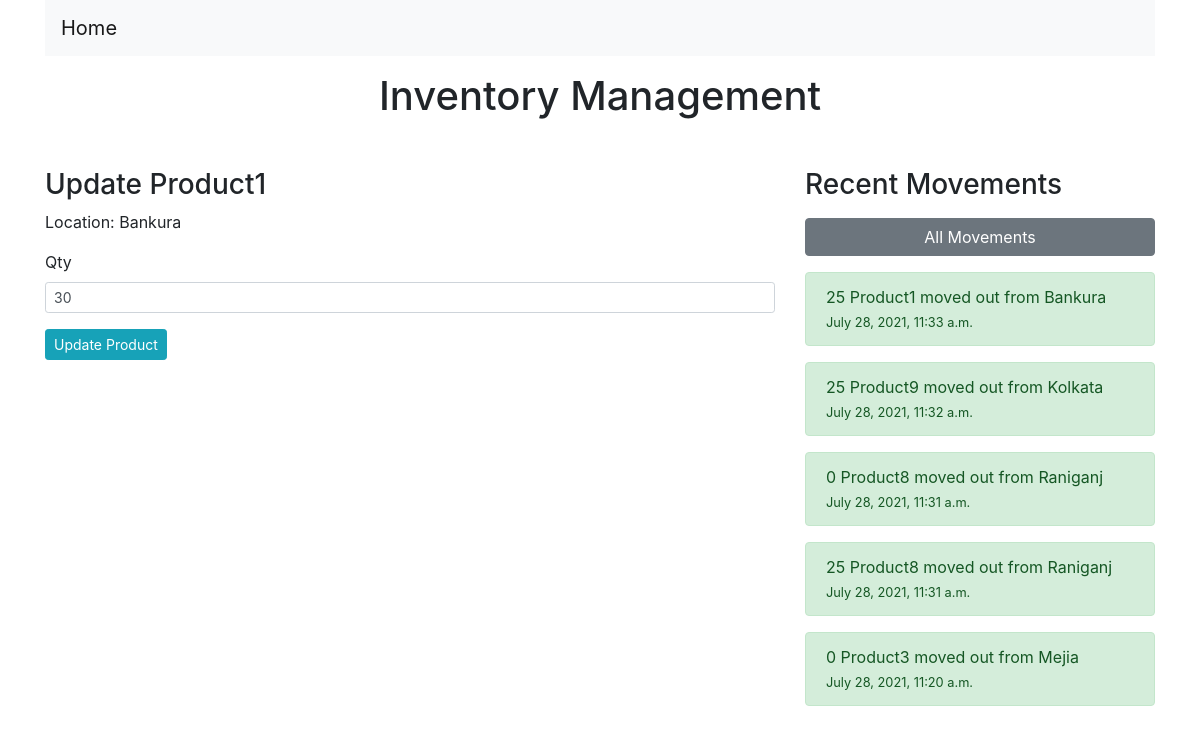
/product/product1/update/, run on the app's committed database.
### inventory/models.py (models this page shows, shortened)
class Product(models.Model):
    location = models.ForeignKey(Location,on_delete=models.CASCADE,blank=True,null=True,related_name='products')
    name = models.CharField(max_length=250, blank=True)
    slug = models.SlugField(max_length=250,unique=True,null=True,db_index=True)
    qty = models.IntegerField(default = 0)
    def __str__(self):
        return self.name

class Location(models.Model):
    name = models.CharField(max_length=250, blank=True)
    slug = models.SlugField(max_length=250,unique=True,null=True,db_index=True)
    def __str__(self):
        return self.name

class Movement(models.Model):
    product = models.ForeignKey(Product,on_delete=models.CASCADE,related_name='movement_products')
    location_from = models.ForeignKey(Location,on_delete=models.CASCADE,related_name='location_from')
    location_to = models.ForeignKey(Location,on_delete=models.CASCADE,related_name='location_to',blank=True,null=True)
    created = models.DateTimeField(auto_now_add=True)
    qty = models.IntegerField(default=0)
    class Meta:
        ordering = ['-created']
    def __str__(self):
        if self.location_to:
            return f'{self.qty} {self.product} moved from {self.location_from} to {self.location_to}'
        else:
            return f'{self.qty} {self.product} moved out from {self.location_from}'

### inventory/views.py (the view)
# urls.py: path('product/<slug:slug>/update/',views.ProductUpdateView.as_view(),name='product_update'),
class ProductUpdateView(UpdateView):
    model = Product
    template_name = 'update_product.html'
    fields = ('qty',)
    success_url = reverse_lazy('inventory:products')

### inventory/context_processors.py (called while the page is built)
def get_sidebar_movements(request):
    return{
        'movements' : Movement.objects.all()[:5]
    }

def all_movements(request):
    return{
        'all_movements' : Movement.objects.order_by('created')
    }

### templates/update_product.html (shortened to what this page needs)
{% extends 'base.html' %}
{% block content %}
<h3>Update {{product.name}}</h3>
<form action="" method="post">
    Location: {{product.location}}
    <div class="form-group my-3">
        <label for="qty">{{form.qty.label}}</label>
        {{form.qty}}
    </div>
    <button type="submit" class="btn btn-info btn-sm">Update Product</button>
</form>
{% endblock content%}

### templates/sidebar.html (shortened to what this page needs)
<h3>Recent Movements</h3>
<button class="btn btn-secondary btn-block my-3" data-toggle="modal" data-target="#movementModal">All Movements</button>
{% if movements %}
{% for movement in movements %}
    <p class="alert alert-success">
        {{movement}}
        <br/>
        <span class="small">{{movement.created}}</span>
    </p>
{% endfor %}
{% else %}
<p>No movements found!</p>
{% endif %}

### data on the page
Product: name "Product1", location "Bankura", qty "30"
Movement: location_to+qty+product "25 Product1 moved out from Bankura", created "July 28, 2021, 11:33 a.m."
Movement: location_to+qty+product "25 Product9 moved out from Kolkata", created "July 28, 2021, 11:32 a.m."
Movement: location_to+qty+product "0 Product8 moved out from Raniganj", created "July 28, 2021, 11:31 a.m."
Movement: location_to+qty+product "25 Product8 moved out from Raniganj", created "July 28, 2021, 11:31 a.m."
Movement: location_to+qty+product "0 Product3 moved out from Mejia", created "July 28, 2021, 11:20 a.m."
